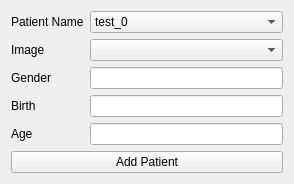
      <widget class="QWidget" name="tab_patient">
       <property name="sizePolicy">
        <sizepolicy hsizetype="Preferred" vsizetype="Preferred">
         <horstretch>0</horstretch>
         <verstretch>0</verstretch>
        </sizepolicy>
       </property>
       <property name="minimumSize">
        <size>
         <width>294</width>
         <height>0</height>
        </size>
       </property>
       <attribute name="icon">
        <iconset resource="mainwindow.qrc">
         <normaloff>:/icon/resources/icon/patient.png</normaloff>:/icon/resources/icon/patient.png</iconset>
       </attribute>
       <attribute name="title">
        <string>Patient Info</string>
       </attribute>
       <layout class="QFormLayout" name="formLayout">
        <item row="0" column="0">
         <widget class="QLabel" name="label_24">
          <property name="sizePolicy">
           <sizepolicy hsizetype="Expanding" vsizetype="Preferred">
            <horstretch>0</horstretch>
            <verstretch>0</verstretch>
           </sizepolicy>
          </property>
          <property name="text">
           <string>Patient Name</string>
          </property>
         </widget>
        </item>
        <item row="0" column="1">
         <widget class="QComboBox" name="patientSelector">
          <property name="sizePolicy">
           <sizepolicy hsizetype="Expanding" vsizetype="Fixed">
            <horstretch>0</horstretch>
            <verstretch>0</verstretch>
           </sizepolicy>
          </property>
          <property name="focusPolicy">
           <enum>Qt::TabFocus</enum>
          </property>
          <item>
           <property name="text">
            <string>test_0</string>
           </property>
          </item>
          <item>
           <property name="text">
            <string>test_1</string>
           </property>
          </item>
         </widget>
        </item>
        <item row="1" column="0">
         <widget class="QLabel" name="label_26">
          <property name="sizePolicy">
           <sizepolicy hsizetype="Expanding" vsizetype="Preferred">
            <horstretch>0</horstretch>
            <verstretch>0</verstretch>
           </sizepolicy>
          </property>
          <property name="text">
           <string>Image</string>
          </property>
         </widget>
        </item>
        <item row="1" column="1">
         <widget class="QComboBox" name="patientImageSelector">
          <property name="sizePolicy">
           <sizepolicy hsizetype="Expanding" vsizetype="Fixed">
            <horstretch>0</horstretch>
            <verstretch>0</verstretch>
           </sizepolicy>
          </property>
         </widget>
        </item>
        <item row="2" column="0">
         <widget class="QLabel" name="label">
          <property name="text">
           <string>Gender</string>
          </property>
         </widget>
        </item>
        <item row="5" column="0" colspan="2">
         <widget class="QPushButton" name="addPatientBtn">
          <property name="sizePolicy">
           <sizepolicy hsizetype="Preferred" vsizetype="Fixed">
            <horstretch>0</horstretch>
            <verstretch>0</verstretch>
           </sizepolicy>
          </property>
          <property name="text">
           <string>Add Patient</string>
          </property>
         </widget>
        </item>
        <item row="3" column="0">
         <widget class="QLabel" name="label_2">
          <property name="text">
           <string>Birth</string>
          </property>
         </widget>
        </item>
        <item row="4" column="0">
         <widget class="QLabel" name="label_3">
          <property name="text">
           <string>Age</string>
          </property>
         </widget>
        </item>
        <item row="2" column="1">
         <widget class="QLineEdit" name="patientGenderLabel">
          <property name="readOnly">
           <bool>true</bool>
          </property>
         </widget>
        </item>
        <item row="3" column="1">
         <widget class="QLineEdit" name="patientBirthLabel">
          <property name="readOnly">
           <bool>true</bool>
          </property>
         </widget>
        </item>
        <item row="4" column="1">
         <widget class="QLineEdit" name="patientAgeLabel">
          <property name="readOnly">
           <bool>true</bool>
          </property>
         </widget>
        </item>
       </layout>
      </widget>
